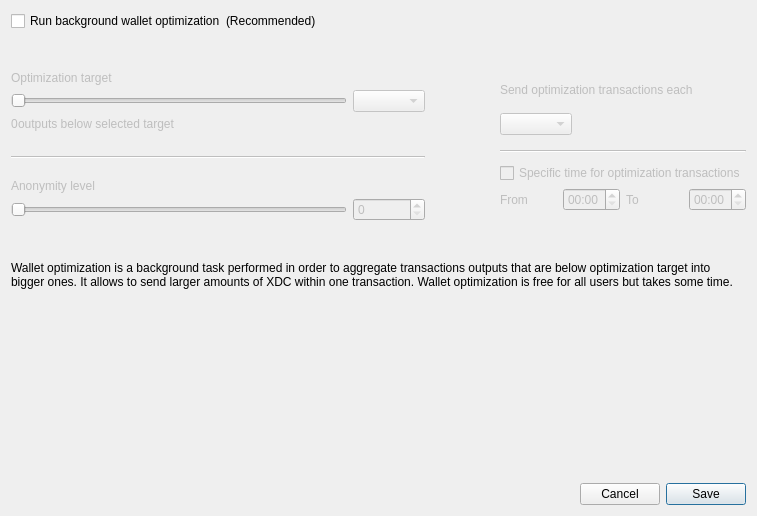
<?xml version="1.0" encoding="UTF-8"?>
<ui version="4.0">
 <class>OptimizationSettingsDialog</class>
 <widget class="QDialog" name="OptimizationSettingsDialog">
  <property name="windowModality">
   <enum>Qt::ApplicationModal</enum>
  </property>
  <property name="geometry">
   <rect>
    <x>0</x>
    <y>0</y>
    <width>757</width>
    <height>516</height>
   </rect>
  </property>
  <property name="windowTitle">
   <string>Wallet optimization settings</string>
  </property>
  <layout class="QGridLayout" name="m_gridLayout">
   <item row="0" column="0">
    <layout class="QVBoxLayout" name="verticalLayout">
     <property name="spacing">
      <number>0</number>
     </property>
     <property name="leftMargin">
      <number>0</number>
     </property>
     <property name="topMargin">
      <number>0</number>
     </property>
     <property name="rightMargin">
      <number>0</number>
     </property>
     <property name="bottomMargin">
      <number>0</number>
     </property>
     <item>
      <layout class="QHBoxLayout" name="horizontalLayout_1">
       <item>
        <widget class="QCheckBox" name="m_enableOptimizationCheck">
         <property name="text">
          <string>Run background wallet optimization</string>
         </property>
        </widget>
       </item>
       <item>
        <widget class="QLabel" name="label_8">
         <property name="text">
          <string>(Recommended)</string>
         </property>
        </widget>
       </item>
       <item>
        <spacer name="m_horizontalSpacer">
         <property name="orientation">
          <enum>Qt::Horizontal</enum>
         </property>
         <property name="sizeHint" stdset="0">
          <size>
           <width>40</width>
           <height>20</height>
          </size>
         </property>
        </spacer>
       </item>
      </layout>
     </item>
     <item>
      <spacer name="verticalSpacer_2">
       <property name="orientation">
        <enum>Qt::Vertical</enum>
       </property>
       <property name="sizeType">
        <enum>QSizePolicy::Fixed</enum>
       </property>
       <property name="sizeHint" stdset="0">
        <size>
         <width>20</width>
         <height>40</height>
        </size>
       </property>
      </spacer>
     </item>
     <item>
      <widget class="QWidget" name="m_optimizationOptionsWidget" native="true">
       <property name="enabled">
        <bool>true</bool>
       </property>
       <layout class="QHBoxLayout" name="horizontalLayout_2">
        <property name="spacing">
         <number>75</number>
        </property>
        <property name="leftMargin">
         <number>0</number>
        </property>
        <property name="topMargin">
         <number>0</number>
        </property>
        <property name="rightMargin">
         <number>0</number>
        </property>
        <property name="bottomMargin">
         <number>0</number>
        </property>
        <item alignment="Qt::AlignTop">
         <widget class="QWidget" name="widget1" native="true">
          <property name="enabled">
           <bool>false</bool>
          </property>
          <layout class="QGridLayout" name="gridLayout" columnstretch="50,0,0,0">
           <property name="leftMargin">
            <number>0</number>
           </property>
           <property name="topMargin">
            <number>0</number>
           </property>
           <property name="rightMargin">
            <number>0</number>
           </property>
           <property name="bottomMargin">
            <number>0</number>
           </property>
           <property name="verticalSpacing">
            <number>5</number>
           </property>
           <item row="0" column="0" colspan="4">
            <widget class="QLabel" name="label_5">
             <property name="text">
              <string>Optimization target</string>
             </property>
             <property name="indent">
              <number>0</number>
             </property>
            </widget>
           </item>
           <item row="4" column="0" colspan="4">
            <spacer name="verticalSpacer_3">
             <property name="orientation">
              <enum>Qt::Vertical</enum>
             </property>
             <property name="sizeType">
              <enum>QSizePolicy::Fixed</enum>
             </property>
             <property name="sizeHint" stdset="0">
              <size>
               <width>20</width>
               <height>20</height>
              </size>
             </property>
            </spacer>
           </item>
           <item row="1" column="0" colspan="3">
            <widget class="QSlider" name="m_thresholdSlider">
             <property name="maximum">
              <number>6</number>
             </property>
             <property name="pageStep">
              <number>1</number>
             </property>
             <property name="orientation">
              <enum>Qt::Horizontal</enum>
             </property>
            </widget>
           </item>
           <item row="1" column="3">
            <widget class="QComboBox" name="m_thresholdCombo"/>
           </item>
           <item row="5" column="0" colspan="4">
            <widget class="Line" name="line">
             <property name="orientation">
              <enum>Qt::Horizontal</enum>
             </property>
            </widget>
           </item>
           <item row="6" column="0" colspan="4">
            <spacer name="verticalSpacer_4">
             <property name="orientation">
              <enum>Qt::Vertical</enum>
             </property>
             <property name="sizeType">
              <enum>QSizePolicy::Fixed</enum>
             </property>
             <property name="sizeHint" stdset="0">
              <size>
               <width>20</width>
               <height>15</height>
              </size>
             </property>
            </spacer>
           </item>
           <item row="8" column="3">
            <widget class="QSpinBox" name="m_mixinSpin">
             <property name="buttonSymbols">
              <enum>QAbstractSpinBox::UpDownArrows</enum>
             </property>
            </widget>
           </item>
           <item row="7" column="0" colspan="4">
            <widget class="QLabel" name="label_7">
             <property name="text">
              <string>Anonymity level</string>
             </property>
             <property name="indent">
              <number>0</number>
             </property>
            </widget>
           </item>
           <item row="8" column="0" colspan="3">
            <widget class="QSlider" name="m_mixinSlider">
             <property name="pageStep">
              <number>1</number>
             </property>
             <property name="orientation">
              <enum>Qt::Horizontal</enum>
             </property>
            </widget>
           </item>
           <item row="2" column="0" colspan="4">
            <spacer name="verticalSpacer_12">
             <property name="orientation">
              <enum>Qt::Vertical</enum>
             </property>
             <property name="sizeType">
              <enum>QSizePolicy::Fixed</enum>
             </property>
             <property name="sizeHint" stdset="0">
              <size>
               <width>20</width>
               <height>0</height>
              </size>
             </property>
            </spacer>
           </item>
           <item row="3" column="0" colspan="4">
            <layout class="QHBoxLayout" name="horizontalLayout_3" stretch="0,1">
             <item>
              <widget class="QLabel" name="m_nonOptimizedOutputsLabel">
               <property name="text">
                <string>0</string>
               </property>
              </widget>
             </item>
             <item>
              <widget class="QLabel" name="m_nonOptimizedOutputsTextLabel">
               <property name="text">
                <string>outputs below selected target</string>
               </property>
              </widget>
             </item>
            </layout>
           </item>
          </layout>
         </widget>
        </item>
        <item>
         <layout class="QVBoxLayout" name="verticalLayout_3">
          <property name="spacing">
           <number>10</number>
          </property>
          <property name="rightMargin">
           <number>0</number>
          </property>
          <property name="bottomMargin">
           <number>0</number>
          </property>
          <item>
           <widget class="QWidget" name="widget2" native="true">
            <property name="enabled">
             <bool>false</bool>
            </property>
            <layout class="QGridLayout" name="gridLayout_2" columnstretch="0,0,0,0">
             <property name="leftMargin">
              <number>0</number>
             </property>
             <property name="topMargin">
              <number>0</number>
             </property>
             <property name="rightMargin">
              <number>0</number>
             </property>
             <property name="bottomMargin">
              <number>0</number>
             </property>
             <property name="verticalSpacing">
              <number>5</number>
             </property>
             <item row="8" column="0">
              <widget class="QLabel" name="label_2">
               <property name="text">
                <string>From</string>
               </property>
              </widget>
             </item>
             <item row="2" column="0" colspan="2" alignment="Qt::AlignLeft">
              <widget class="QComboBox" name="m_periodCombo"/>
             </item>
             <item row="8" column="1">
              <widget class="QTimeEdit" name="m_startTimeEdit">
               <property name="enabled">
                <bool>false</bool>
               </property>
               <property name="displayFormat">
                <string>HH:mm</string>
               </property>
              </widget>
             </item>
             <item row="8" column="2">
              <widget class="QLabel" name="label_3">
               <property name="text">
                <string>To</string>
               </property>
              </widget>
             </item>
             <item row="1" column="0" colspan="4">
              <spacer name="verticalSpacer_5">
               <property name="orientation">
                <enum>Qt::Vertical</enum>
               </property>
               <property name="sizeType">
                <enum>QSizePolicy::Fixed</enum>
               </property>
               <property name="sizeHint" stdset="0">
                <size>
                 <width>20</width>
                 <height>0</height>
                </size>
               </property>
              </spacer>
             </item>
             <item row="0" column="0" colspan="4">
              <widget class="QLabel" name="label_4">
               <property name="text">
                <string>Send optimization transactions each</string>
               </property>
               <property name="indent">
                <number>0</number>
               </property>
              </widget>
             </item>
             <item row="7" column="0" colspan="4">
              <spacer name="verticalSpacer_8">
               <property name="orientation">
                <enum>Qt::Vertical</enum>
               </property>
               <property name="sizeType">
                <enum>QSizePolicy::Fixed</enum>
               </property>
               <property name="sizeHint" stdset="0">
                <size>
                 <width>20</width>
                 <height>0</height>
                </size>
               </property>
              </spacer>
             </item>
             <item row="8" column="3">
              <widget class="QTimeEdit" name="m_stopTimeEdit">
               <property name="enabled">
                <bool>false</bool>
               </property>
               <property name="displayFormat">
                <string>HH:mm</string>
               </property>
              </widget>
             </item>
             <item row="4" column="0" colspan="4">
              <widget class="Line" name="line_2">
               <property name="orientation">
                <enum>Qt::Horizontal</enum>
               </property>
              </widget>
             </item>
             <item row="3" column="0" colspan="4">
              <spacer name="verticalSpacer_6">
               <property name="orientation">
                <enum>Qt::Vertical</enum>
               </property>
               <property name="sizeType">
                <enum>QSizePolicy::Fixed</enum>
               </property>
               <property name="sizeHint" stdset="0">
                <size>
                 <width>20</width>
                 <height>10</height>
                </size>
               </property>
              </spacer>
             </item>
             <item row="6" column="0" colspan="4">
              <widget class="QCheckBox" name="m_optimizationTimeCheck">
               <property name="text">
                <string>Specific time for optimization transactions</string>
               </property>
              </widget>
             </item>
             <item row="9" column="0" colspan="4">
              <spacer name="verticalSpacer_10">
               <property name="orientation">
                <enum>Qt::Vertical</enum>
               </property>
               <property name="sizeType">
                <enum>QSizePolicy::Fixed</enum>
               </property>
               <property name="sizeHint" stdset="0">
                <size>
                 <width>20</width>
                 <height>10</height>
                </size>
               </property>
              </spacer>
             </item>
             <item row="5" column="0" colspan="4">
              <spacer name="verticalSpacer_7">
               <property name="orientation">
                <enum>Qt::Vertical</enum>
               </property>
               <property name="sizeType">
                <enum>QSizePolicy::Fixed</enum>
               </property>
               <property name="sizeHint" stdset="0">
                <size>
                 <width>20</width>
                 <height>5</height>
                </size>
               </property>
              </spacer>
             </item>
            </layout>
           </widget>
          </item>
         </layout>
        </item>
       </layout>
      </widget>
     </item>
     <item>
      <spacer name="verticalSpacer_11">
       <property name="orientation">
        <enum>Qt::Vertical</enum>
       </property>
       <property name="sizeType">
        <enum>QSizePolicy::Fixed</enum>
       </property>
       <property name="sizeHint" stdset="0">
        <size>
         <width>20</width>
         <height>40</height>
        </size>
       </property>
      </spacer>
     </item>
     <item>
      <widget class="QLabel" name="m_helpLabel">
       <property name="text">
        <string>Wallet optimization is a background task performed in order to aggregate transactions outputs that are below optimization target into bigger ones. It allows to send larger amounts of XDC within one transaction. Wallet optimization is free for all users but takes some time.</string>
       </property>
       <property name="wordWrap">
        <bool>true</bool>
       </property>
      </widget>
     </item>
     <item>
      <spacer name="verticalSpacer">
       <property name="orientation">
        <enum>Qt::Vertical</enum>
       </property>
       <property name="sizeHint" stdset="0">
        <size>
         <width>20</width>
         <height>40</height>
        </size>
       </property>
      </spacer>
     </item>
    </layout>
   </item>
   <item row="1" column="0">
    <layout class="QHBoxLayout" name="horizontalLayout_4">
     <item>
      <spacer name="horizontalSpacer">
       <property name="orientation">
        <enum>Qt::Horizontal</enum>
       </property>
       <property name="sizeHint" stdset="0">
        <size>
         <width>40</width>
         <height>20</height>
        </size>
       </property>
      </spacer>
     </item>
     <item>
      <widget class="QPushButton" name="optimizationCancelButton">
       <property name="text">
        <string>Cancel</string>
       </property>
      </widget>
     </item>
     <item>
      <widget class="QPushButton" name="optimizationSaveButton">
       <property name="text">
        <string>Save</string>
       </property>
       <property name="default">
        <bool>true</bool>
       </property>
      </widget>
     </item>
    </layout>
   </item>
  </layout>
 </widget>
 <resources/>
 <connections>
  <connection>
   <sender>optimizationCancelButton</sender>
   <signal>clicked()</signal>
   <receiver>OptimizationSettingsDialog</receiver>
   <slot>reject()</slot>
   <hints>
    <hint type="sourcelabel">
     <x>549</x>
     <y>259</y>
    </hint>
    <hint type="destinationlabel">
     <x>338</x>
     <y>140</y>
    </hint>
   </hints>
  </connection>
  <connection>
   <sender>optimizationSaveButton</sender>
   <signal>clicked()</signal>
   <receiver>OptimizationSettingsDialog</receiver>
   <slot>save()</slot>
   <hints>
    <hint type="sourcelabel">
     <x>630</x>
     <y>259</y>
    </hint>
    <hint type="destinationlabel">
     <x>338</x>
     <y>140</y>
    </hint>
   </hints>
  </connection>
  <connection>
   <sender>m_enableOptimizationCheck</sender>
   <signal>toggled(bool)</signal>
   <receiver>widget1</receiver>
   <slot>setEnabled(bool)</slot>
   <hints>
    <hint type="sourcelabel">
     <x>147</x>
     <y>47</y>
    </hint>
    <hint type="destinationlabel">
     <x>176</x>
     <y>204</y>
    </hint>
   </hints>
  </connection>
  <connection>
   <sender>m_optimizationTimeCheck</sender>
   <signal>toggled(bool)</signal>
   <receiver>m_startTimeEdit</receiver>
   <slot>setEnabled(bool)</slot>
   <hints>
    <hint type="sourcelabel">
     <x>543</x>
     <y>179</y>
    </hint>
    <hint type="destinationlabel">
     <x>501</x>
     <y>207</y>
    </hint>
   </hints>
  </connection>
  <connection>
   <sender>m_optimizationTimeCheck</sender>
   <signal>toggled(bool)</signal>
   <receiver>m_stopTimeEdit</receiver>
   <slot>setEnabled(bool)</slot>
   <hints>
    <hint type="sourcelabel">
     <x>543</x>
     <y>179</y>
    </hint>
    <hint type="destinationlabel">
     <x>643</x>
     <y>207</y>
    </hint>
   </hints>
  </connection>
  <connection>
   <sender>m_enableOptimizationCheck</sender>
   <signal>toggled(bool)</signal>
   <receiver>widget2</receiver>
   <slot>setEnabled(bool)</slot>
   <hints>
    <hint type="sourcelabel">
     <x>158</x>
     <y>48</y>
    </hint>
    <hint type="destinationlabel">
     <x>556</x>
     <y>197</y>
    </hint>
   </hints>
  </connection>
  <connection>
   <sender>m_thresholdSlider</sender>
   <signal>valueChanged(int)</signal>
   <receiver>OptimizationSettingsDialog</receiver>
   <slot>thresholdChanged(int)</slot>
   <hints>
    <hint type="sourcelabel">
     <x>116</x>
     <y>139</y>
    </hint>
    <hint type="destinationlabel">
     <x>355</x>
     <y>194</y>
    </hint>
   </hints>
  </connection>
  <connection>
   <sender>m_mixinSlider</sender>
   <signal>valueChanged(int)</signal>
   <receiver>OptimizationSettingsDialog</receiver>
   <slot>mixinChanged(int)</slot>
   <hints>
    <hint type="sourcelabel">
     <x>116</x>
     <y>240</y>
    </hint>
    <hint type="destinationlabel">
     <x>367</x>
     <y>236</y>
    </hint>
   </hints>
  </connection>
 </connections>
 <slots>
  <slot>thresholdChanged(int)</slot>
  <slot>mixinChanged(int)</slot>
  <slot>save()</slot>
 </slots>
</ui>
